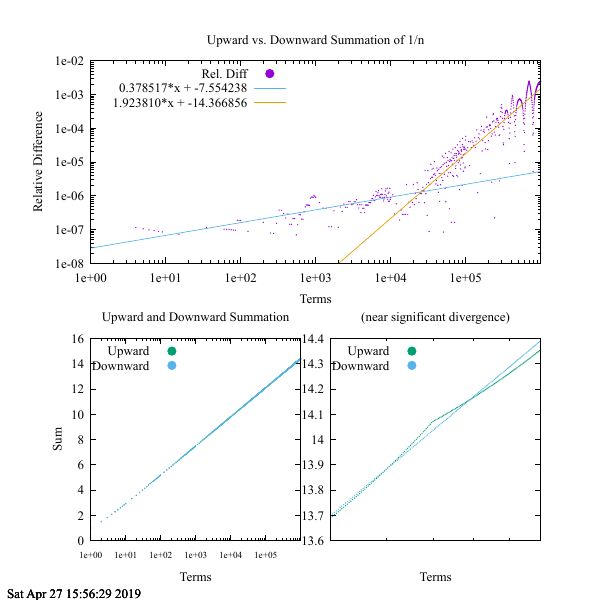

Source code (gnuplot):
if (!exists('datafile')) {
    datafile = 'sum_order.dat'
}
if (!exists('plotfile')) {
    plotfile = 'sum_order.pdf'
}

default_font = 'Times'
default_font_size = '14'
default_font_str = default_font.','.default_font_size

set terminal pdfcairo noenhanced size 6,6 font default_font_str
set output plotfile
set timestamp

# Setup to use filled circles in as labels for dots
set style line 1 linetype 1 pointtype 7 pointsize 1
set style line 2 linetype 2 pointtype 7 pointsize 1
set style line 3 linetype 3 pointtype 7 pointsize 1

array titles[3];
titles[1] = 'Upward'; titles[2] = 'Downward'; titles[3] = 'Rel. Diff'

f(a, b, x) = a*x + b
fit [:4] f(a1, b1, x) datafile using (log10($1)):(log10($4)) via a1,b1
fit [4:] f(a2, b2, x) datafile using (log10($1)):(log10($4)) via a2,b2

set key top left
set logscale
set multiplot

set lmargin at screen 0.15
set rmargin at screen 0.9
set tmargin at screen 0.9
set bmargin at screen 0.5625
set yrange [1e-8:]
set title 'Upward vs. Downward Summation of 1/n'
set xlabel 'Terms'
set ylabel 'Relative Difference'
set format '%.0e'
# This first line gives visible labels for the dots as larger filled circles.
plot 1/0 linestyle 1 with points title titles[3], \
     datafile using 1:4 linestyle 1 notitle with dots, \
     10**f(a1, b1, log10(x)) title sprintf('%f*x + %f', a1, b1), \
     10**f(a2, b2, log10(x)) title sprintf('%f*x + %f', a2, b2)

set lmargin at screen 0.15
set rmargin at screen 0.50
set tmargin at screen 0.4375
set bmargin at screen 0.1
unset yrange
set title 'Upward and Downward Summation'
set xlabel 'Terms'
set ylabel 'Sum'
unset logscale y
set xtics font default_font.',10'
set ytics format '%g'
# This first line gives visible labels for the dots as larger filled circles.
plot for [i=2:3] 1/0 linestyle i with points title titles[i-1], \
     datafile using 1:2 linestyle 2 notitle with dots, \
     ''       using 1:3 linestyle 3 notitle with dots

set lmargin at screen 0.55
set rmargin at screen 0.9
set tmargin at screen 0.4375
set bmargin at screen 0.1
set xrange [5e5:]
set title '(near significant divergence)'
set xlabel 'Terms'
unset ylabel
set xtics font default_font_str
replot